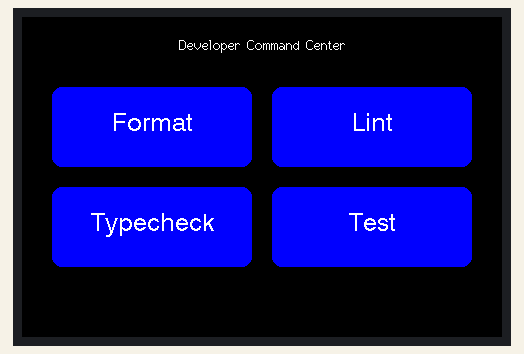
A program run on a simulated ESP32. Parts: 480×320 colour display.

Above: at 0.4 s.

The program:

main.cpp
```cpp
#include <Arduino.h>
#include <TFT_eSPI.h>

TFT_eSPI tft;

uint16_t calibration[5] = {
    285, 3603, 274, 3556, 7};

const char *commands[] = {
    "Format", "Lint", "Typecheck", "Test"};

int selectedCommand = -1;
bool wasTouching = false;

void drawButtons()
{
  for (int i = 0; i < 4; i++)
  {
    int x = 30 + (i % 2) * 220;
    int y = 70 + (i / 2) * 100;

    uint16_t color =
        selectedCommand == i ? TFT_GREEN : TFT_BLUE;

    tft.fillRoundRect(x, y, 200, 80, 10, color);
    tft.setTextColor(TFT_WHITE, color);
    tft.drawCentreString(commands[i], x + 100, y + 25, 4);
  }
}

void setup()
{
  Serial.begin(115200);

  tft.init();
  tft.setRotation(1);
  tft.setTouch(calibration);
  tft.fillScreen(TFT_BLACK);

  tft.drawCentreString("Developer Command Center", 240, 20, 2);

  drawButtons();
}

void loop()
{
  uint16_t x, y;

  bool touching =
      tft.getTouchRawZ() > 300 &&
      tft.getTouch(&x, &y);

  if (!touching)
  {
    wasTouching = false;
    delay(30);
    return;
  }

  if (wasTouching)
    return;
  wasTouching = true;

  for (int i = 0; i < 4; i++)
  {
    int bx = 30 + (i % 2) * 220;
    int by = 70 + (i / 2) * 100;

    if (x >= bx && x < bx + 200 &&
        y >= by && y < by + 80)
    {

      if (selectedCommand != i)
      {
        selectedCommand = i;
        drawButtons();

        // Send command to MacBook
        Serial.println(commands[i]);
      }

      break;
    }
  }
}
```
